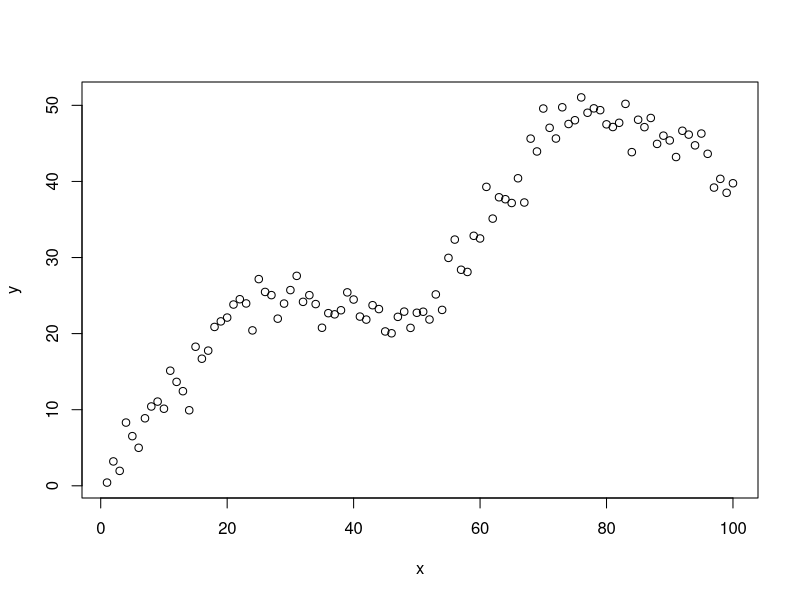
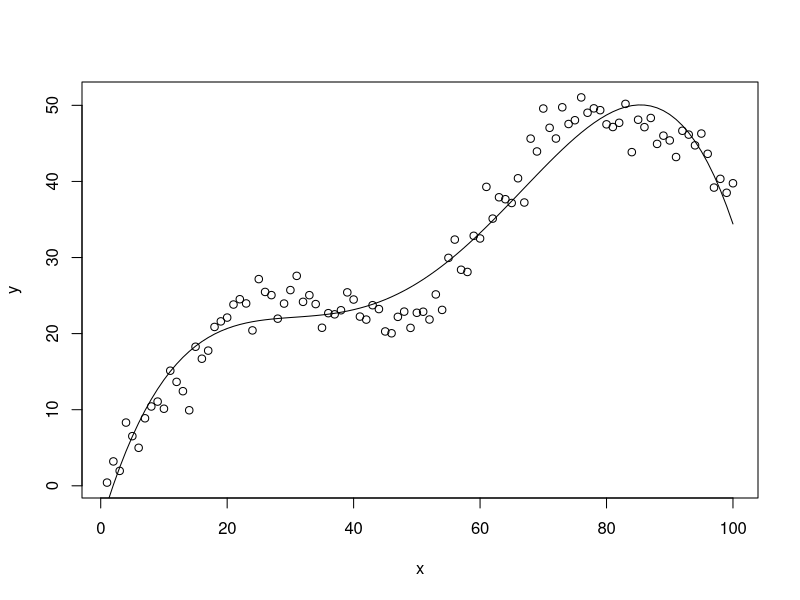
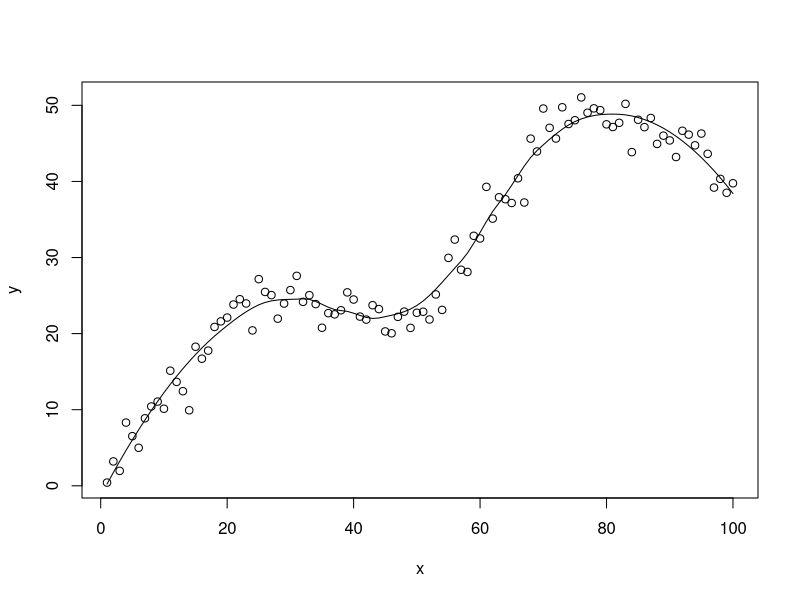
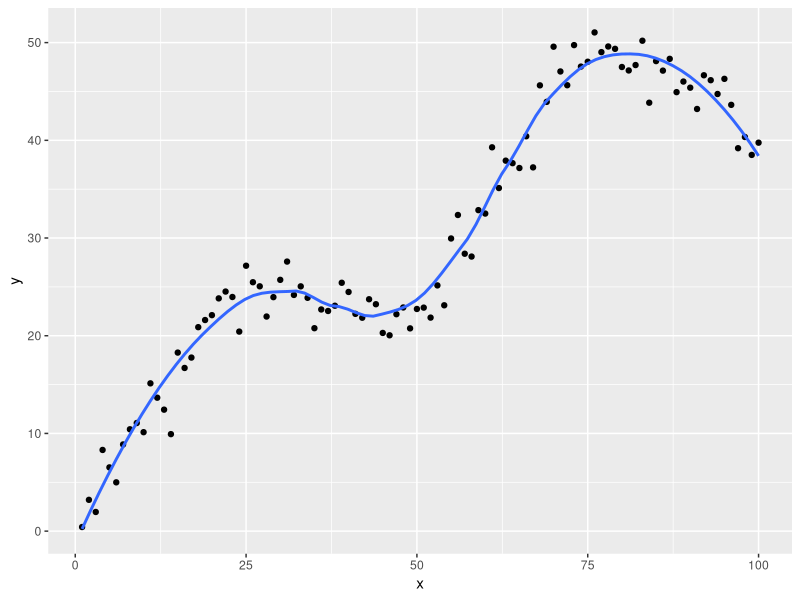
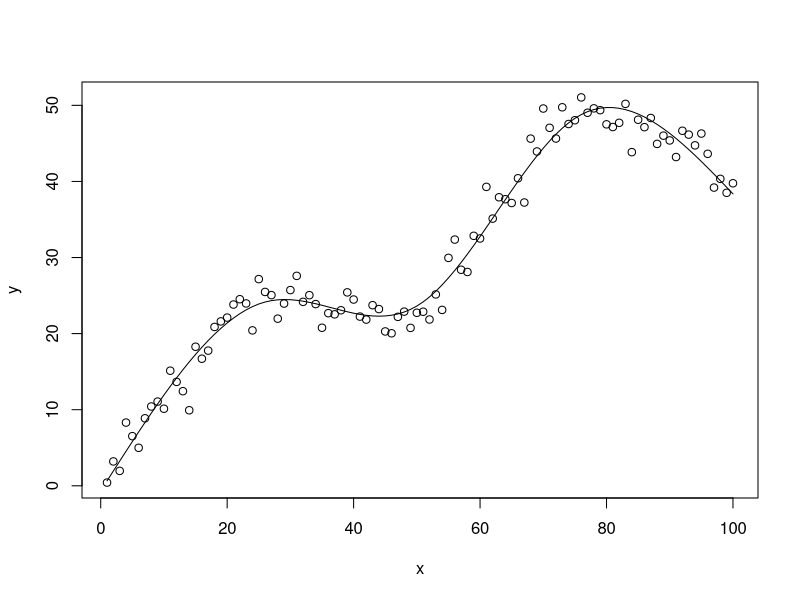
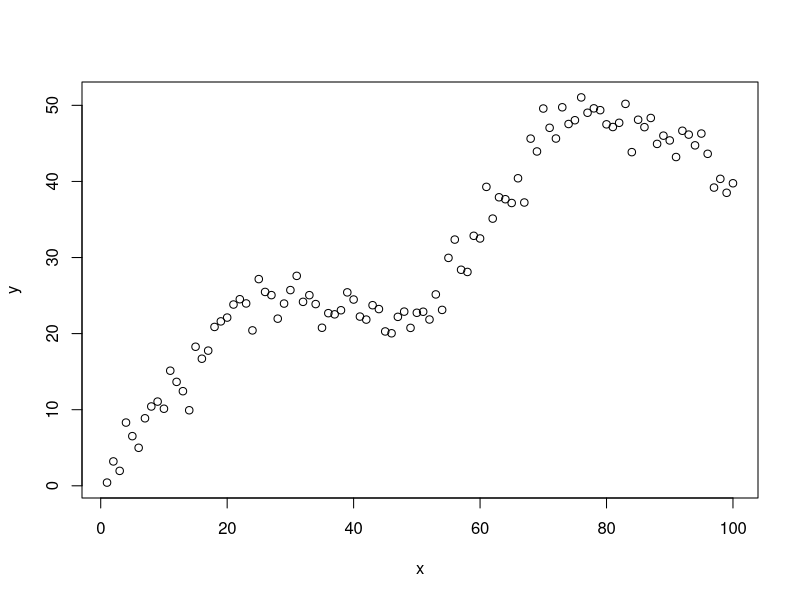
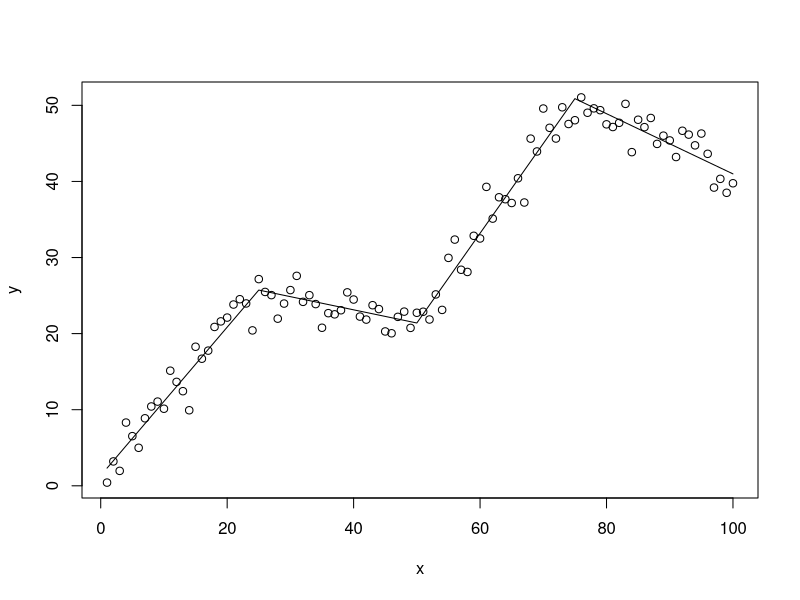
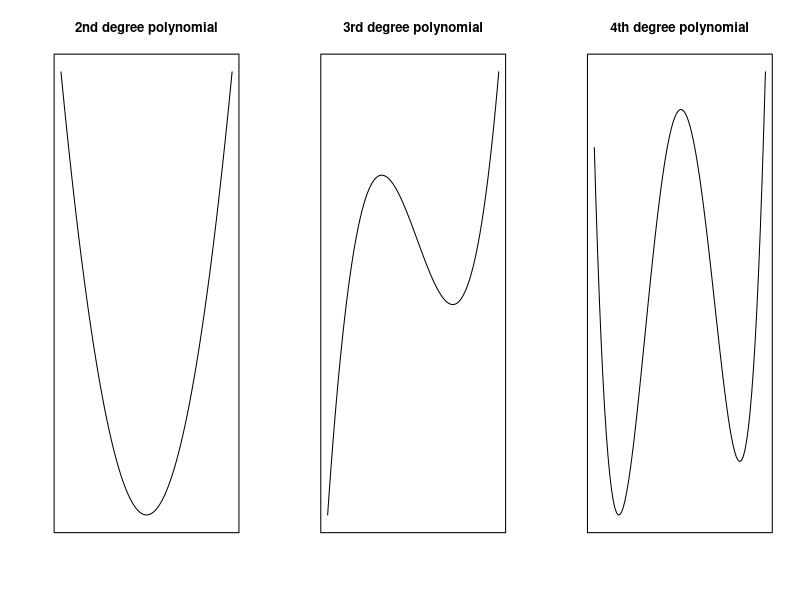

These charts were generated, in order, by the following R code:
## ---- chunk 1
x <- 1:100
k <- c(25, 50, 75) # knots

# function to construct variables
u <- function(x)ifelse(x > 0, x, 0)

x1 <- x
x2 <- u(x - k[1])
x3 <- u(x - k[2])
x4 <- u(x - k[3])

# cbind(x1,x2,x3,x4)

# generate data
set.seed(1)
y <- 0.8 + 1*x1 + -1.2*x2 + 1.4*x3 + -1.6*x4 + rnorm(100,sd = 2.2)

# visualize; just x versus y; non-linear
plot(x,y)
## ---- chunk 2
modp <- lm(y ~ poly(x, 4))
# add fitted line
plot(x,y)
lines(x, fitted(modp))
## ---- chunk 3
modl <- loess(y ~ x, span = 0.5)
plot(x, y)
lines(x, predict(modl))
## ---- chunk 4
library(ggplot2)
ggplot(data.frame(x, y), aes(x, y)) +
  geom_point() +
  geom_smooth(se = F, span = 0.5)
## ---- chunk 5
library(splines)
modns <- lm(y ~ ns(x, df = 4))
plot(x, y)
lines(x, predict(modns))
## ---- chunk 6
summary(modns)
## ---- chunk 7
library(car)
linearHypothesis(modns, names(coef(modns))[3:5])

## ---- chunk 8
AIC(modp, modns)
## ---- chunk 9
x <- 1:100         # independent variable
k <- c(25, 50, 75) # 3 interior knots

# function to construct variables x2, x3, x4
u <- function(x)ifelse(x > 0, x, 0)

x2 <- u(x - k[1])
x3 <- u(x - k[2])
x4 <- u(x - k[3])

# generate data
set.seed(1)
y <- 0.8 + 1*x + -1.2*x2 + 1.4*x3 + -1.6*x4 + rnorm(100,sd = 2.2)
plot(x, y)
## ---- chunk 10
mod <- lm(y ~ x + x2 + x3 + x4)
summary(mod)
plot(x, y)
lines(x, fitted(mod))
## ---- chunk 11
op <- par(mfrow = c(1,3))
curve(x + x^2, from = -4, to = 3, 
      yaxt = "n", xaxt = "n", xlab = "", ylab = "",
      main = "2nd degree polynomial")
curve(-4 - x + 4*x^2 + x^3, from = -5, to = 2, 
      yaxt = "n", xaxt = "n", xlab = "", ylab = "",
      main = "3rd degree polynomial")
curve(0.5 + 0.2*x - 4*x^2 + x^4, from = -2, to = 2, 
      yaxt = "n", xaxt = "n", xlab = "", ylab = "",
      main = "4th degree polynomial")
par(op)
## ---- chunk 12
plot(x,y)
abline(v = c(0,25,50,75,100))
## ---- chunk 13
plot(x,y)
mod.ns <- lm(y ~ ns(x, knots = c(25,50,75)))
lines(x[1:25], fitted(mod.ns)[1:25],col=1)
lines(x[26:50], fitted(mod.ns)[26:50],col=2)
lines(x[51:75], fitted(mod.ns)[51:75],col=3)
lines(x[76:100], fitted(mod.ns)[76:100],col=4)

## ---- chunk 14
plot(x,y)
mod.bs <- lm(y ~ bs(x, knots = c(25,50,75)))
lines(x[1:25], fitted(mod.bs)[1:25],col=1)
lines(x[26:50], fitted(mod.bs)[26:50],col=2)
lines(x[51:75], fitted(mod.bs)[51:75],col=3)
lines(x[76:100], fitted(mod.bs)[76:100],col=4)
## ---- chunk 15
summary(mod.bs)
## ---- chunk 16
library(effects)
mod.pres1 <- lm(log(prestige) ~ log(income) + ns(education, 4),
                data=Prestige)

## ---- chunk 17
eff.log <- Effect("education", mod.pres1, transformation=list(inverse=exp))
plot(eff.log)
